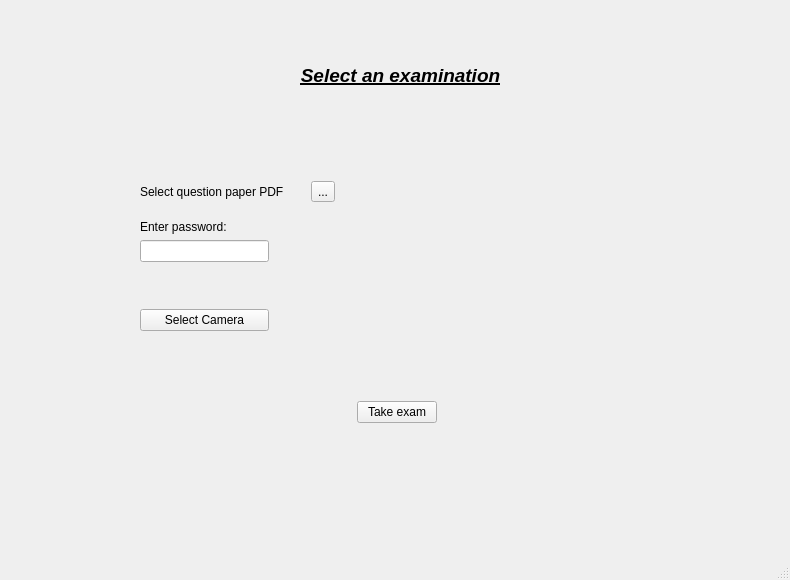
<?xml version="1.0" encoding="UTF-8"?>
<ui version="4.0">
 <class>MainWindow</class>
 <widget class="QMainWindow" name="MainWindow">
  <property name="geometry">
   <rect>
    <x>0</x>
    <y>0</y>
    <width>790</width>
    <height>580</height>
   </rect>
  </property>
  <property name="minimumSize">
   <size>
    <width>790</width>
    <height>580</height>
   </size>
  </property>
  <property name="maximumSize">
   <size>
    <width>790</width>
    <height>580</height>
   </size>
  </property>
  <property name="windowTitle">
   <string>MainWindow</string>
  </property>
  <widget class="QWidget" name="centralwidget">
   <widget class="QLabel" name="label">
    <property name="geometry">
     <rect>
      <x>280</x>
      <y>50</y>
      <width>241</width>
      <height>51</height>
     </rect>
    </property>
    <property name="text">
     <string>&lt;html&gt;&lt;head/&gt;&lt;body&gt;&lt;p&gt;&lt;span style=&quot; font-size:14pt; font-weight:600; font-style:italic; text-decoration: underline;&quot;&gt;Select an examination&lt;/span&gt;&lt;/p&gt;&lt;/body&gt;&lt;/html&gt;</string>
    </property>
    <property name="alignment">
     <set>Qt::AlignCenter</set>
    </property>
   </widget>
   <widget class="QWidget" name="">
    <property name="geometry">
     <rect>
      <x>140</x>
      <y>180</y>
      <width>195</width>
      <height>24</height>
     </rect>
    </property>
    <layout class="QHBoxLayout" name="horizontalLayout">
     <item>
      <widget class="QLabel" name="label_2">
       <property name="text">
        <string>Select question paper PDF</string>
       </property>
      </widget>
     </item>
     <item>
      <widget class="QToolButton" name="toolButton">
       <property name="text">
        <string>...</string>
       </property>
      </widget>
     </item>
    </layout>
   </widget>
   <widget class="QWidget" name="">
    <property name="geometry">
     <rect>
      <x>140</x>
      <y>220</y>
      <width>129</width>
      <height>111</height>
     </rect>
    </property>
    <layout class="QVBoxLayout" name="verticalLayout_2">
     <item>
      <layout class="QVBoxLayout" name="verticalLayout">
       <item>
        <widget class="QLabel" name="label_3">
         <property name="text">
          <string>Enter password:</string>
         </property>
        </widget>
       </item>
       <item>
        <widget class="QLineEdit" name="lineEdit"/>
       </item>
      </layout>
     </item>
     <item>
      <spacer name="verticalSpacer_2">
       <property name="orientation">
        <enum>Qt::Vertical</enum>
       </property>
       <property name="sizeHint" stdset="0">
        <size>
         <width>20</width>
         <height>28</height>
        </size>
       </property>
      </spacer>
     </item>
     <item>
      <widget class="QPushButton" name="pushButton_2">
       <property name="text">
        <string>Select Camera</string>
       </property>
      </widget>
     </item>
    </layout>
   </widget>
   <widget class="QWidget" name="">
    <property name="geometry">
     <rect>
      <x>2</x>
      <y>400</y>
      <width>790</width>
      <height>25</height>
     </rect>
    </property>
    <layout class="QHBoxLayout" name="horizontalLayout_3">
     <item>
      <spacer name="horizontalSpacer">
       <property name="orientation">
        <enum>Qt::Horizontal</enum>
       </property>
       <property name="sizeHint" stdset="0">
        <size>
         <width>348</width>
         <height>20</height>
        </size>
       </property>
      </spacer>
     </item>
     <item>
      <widget class="QPushButton" name="pushButton">
       <property name="text">
        <string>Take exam</string>
       </property>
      </widget>
     </item>
     <item>
      <spacer name="horizontalSpacer_2">
       <property name="orientation">
        <enum>Qt::Horizontal</enum>
       </property>
       <property name="sizeHint" stdset="0">
        <size>
         <width>348</width>
         <height>20</height>
        </size>
       </property>
      </spacer>
     </item>
    </layout>
   </widget>
  </widget>
  <widget class="QMenuBar" name="menubar">
   <property name="geometry">
    <rect>
     <x>0</x>
     <y>0</y>
     <width>790</width>
     <height>20</height>
    </rect>
   </property>
  </widget>
  <widget class="QStatusBar" name="statusbar"/>
 </widget>
 <resources/>
 <connections/>
</ui>
